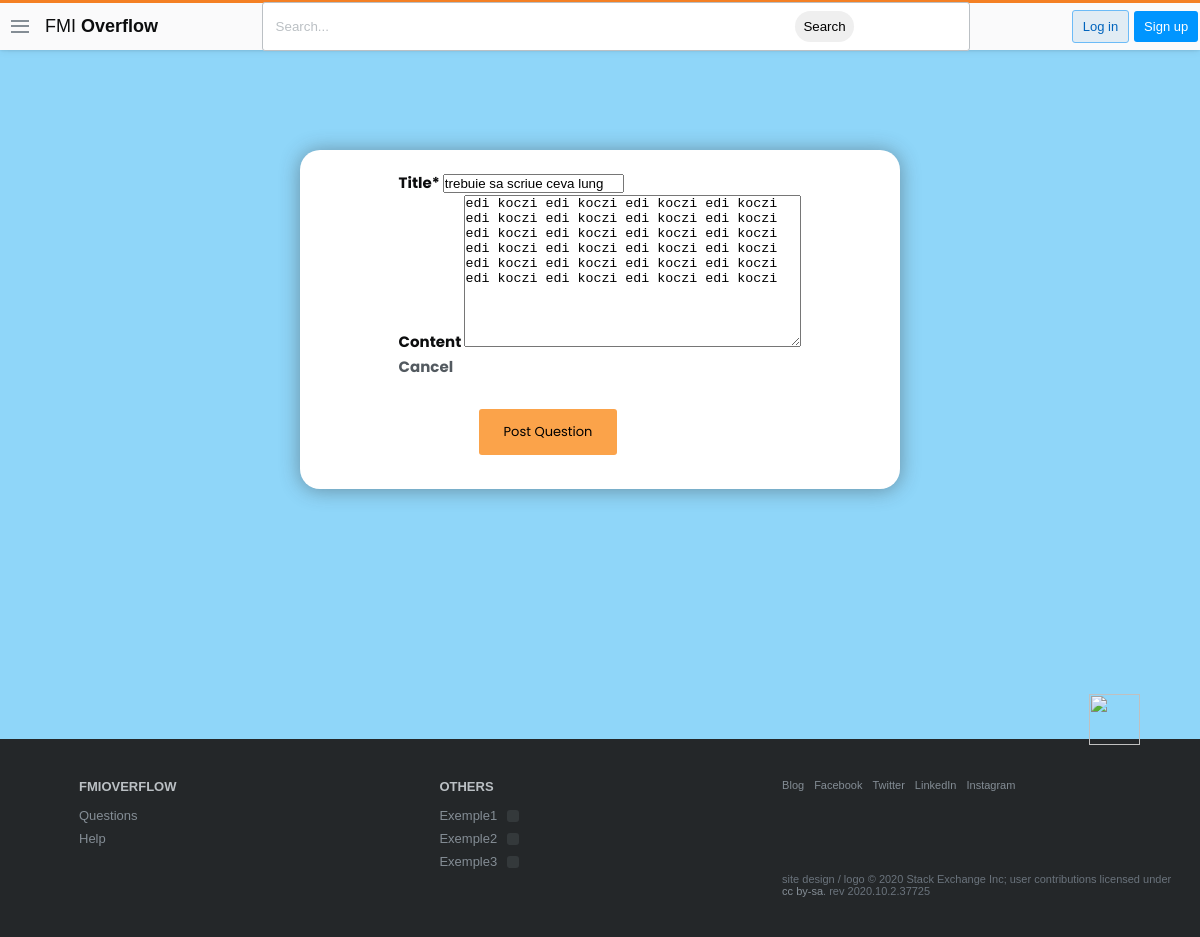
Page /questions/4/update/ on the committed database.
### stackbase/models.py (models this page shows, shortened)
class Question(models.Model):
    user = models.ForeignKey(User, on_delete=models.CASCADE)
    title = models.CharField(max_length = 1000)
    content = models.TextField(null=True,blank=True)
    date_created = models.DateTimeField(default=timezone.now)

### stackbase/views.py (the view, shortened to what this page needs)
# urls.py: path('questions/<int:pk>/update/',views.QuestionUpdateView.as_view(),name="question_update"),
class QuestionUpdateView(UpdateView):
    model = Question
    fields =['title','content']
    context_object_name = 'question'

### stackbase/templates/stackbase/question_form.html (shortened to what this page needs)
{% extends 'base.html' %}
{% load static %}
{% load crispy_forms_tags %}
{% block content %}
<html>
<head>
    </head>
<body>
    <div class="centered-container">
        <div>
        <form action="" method="POST" >
            <h6> {{ form|crispy }} </h6>
            <h6> <a href="{% url 'stackbase:question_list' %}" style="margin-top: 30px;">Cancel</a> </h6>
            <div><button class="btn btn-post" style="margin-top:30px" type="submit">Post Question</button></div>
        </form>
        </div>
    </div>
</body>
</html>
{% endblock %}

### static/main.css (style rules this page uses)
*, *::before, *::after { margin: 0; padding: 0; box-sizing: border-box; }
html { font-family: Arial, "Helvetica Neue", Helvetica, sans-serif; font-size: 10px; color: #0c0d0e; }
a { text-decoration: none; color: #535a60; cursor: pointer; }
.btn { text-align: center; font-size: 1.3rem; border-radius: 3px; transition: all 0.5s; padding: 1.3rem 2.5rem; }

### stackbase/templates/stackbase/question_form.html (style rules this page uses)
body { background-color: #8fd6f9; }
h6 { font-size: 15px; font-family: 'Poppins', sans-serif; }
.btn-post { background-color: #fba34a; font-size: 13px; border: none; color: black; font-family: 'Poppins', sans-serif; margin: 14px 80px; }
.centered-container { display: flex; justify-content: center; align-items: center; overflow: hidden; width: 50%; padding: 20px; margin: auto; background-color: #fff; border-radius: 20px; -webkit-box-shadow: 0 1px 20px 0 rgba(69, 90, 100, 0.08); box-shadow: 0 1px 20px 0 rgba(53, 53, 53, 0.452); border: none; margin-bottom: 30px; line-height: 25px; }

### rows in the picture
Question: title "trebuie sa scriue ceva lung", content "edi koczi edi koczi edi koczi edi koczi edi koczi edi koczi edi koczi edi koczi edi koczi edi koczi edi koczi edi koczi edi koczi edi koczi edi koczi edi koczi edi koczi edi koczi edi koczi edi koczi edi koczi edi koczi edi koczi edi koczi"
